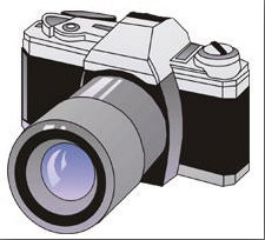
#> input picture TutorialFreeCodeCamp/img/Camara2.PNG, 265 x 240 px, found by its file name
$ python contours.py
#> lines starting #> are read from the running program, lines starting #| are printed output that depends on the picture; after the words box and inside, x2 and y2 are one past the last pixel; in counts of white or black regions, pixels touching at a corner belong together
import cv2 as cv
import numpy as np
#Contornos y los edges no son lo mismo matematicamente

img =cv.imread("TutorialFreeCodeCamp/img/Camara2.png")
#> img is the input picture: shape (240, 265, 3); mean B, G, R 171.1, 168.3, 170
cv.imshow("Camara",img)


#Imagen en gris
gray = cv.cvtColor(img,cv.COLOR_BGR2GRAY)
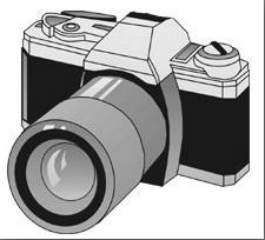
#> gray: shape (240, 265); min 3, max 255, mean 169.1
# cv.imshow("gray",gray)

blur = cv.GaussianBlur(gray,(5,5),cv.BORDER_DEFAULT)
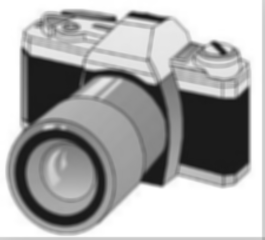
#> blur: shape (240, 265); min 24, max 255, mean 169.6
# cv.imshow("blur",blur)

#Edges de la imagen
canny = cv.Canny(blur,125,175)
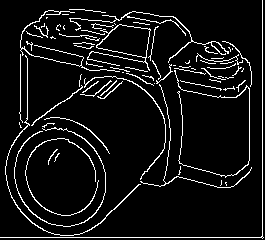
#> canny: shape (240, 265); 7.5% white in thin lines or dots
cv.imshow("canny",canny)

#Contornos de la iamgen
#contornos es una lista.
contours, hgierarchies = cv.findContours(canny,cv.RETR_LIST,cv.CHAIN_APPROX_SIMPLE) #cv.RETR_LIST = A todos los contornos de la imagen / cv.CHAIN_APPROX_NONE algoritmo de aproximacion
#> contours = 79 contours, 67 with area under 20; largest, box (x1, y1, x2, y2) and area: (87, 24, 151, 71) 1174, (96, 24, 151, 58) 1142, (5, 55, 141, 236) 92, (69, 11, 229, 63) 86, (14, 127, 106, 227) 84; hgierarchies = 79 rows, first 6: [1, -1, -1, -1], [2, 0, -1, -1], [3, 1, -1, -1], [4, 2, -1, -1], [5, 3, -1, -1], [6, 4, -1, -1]
print(f'{len(contours)} contornos encontrados')
#| 79 contornos encontrados

#Otra forma de encontrar los contornos, Threshold
#Si la intensidad del pixel es menor a 125 se pone en negro, si la intesidad es mayor a 255 se pone a blanco.
ret, thresh = cv.threshold(canny,125,255,cv.THRESH_BINARY)

contours, hgierarchies = cv.findContours(thresh,cv.RETR_LIST,cv.CHAIN_APPROX_SIMPLE) #cv.RETR_LIST = A todos los contornos de la imagen / cv.CHAIN_APPROX_NONE algoritmo de aproximacion
print(f'{len(contours)} contornos encontrados')
#| 79 contornos encontrados
cv.imshow('thresh',thresh)

#Vamos a dibujar los contornos en una imagen en blanco

blank = np.zeros(img.shape, dtype='uint8')
cv.drawContours(blank,contours,-1,(0,0,255),thickness=1)
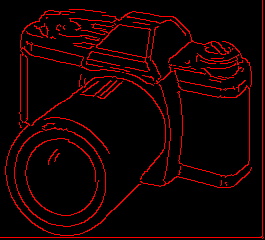
#> blank: shape (240, 265, 3); mean of channels 0, 1, 2 0, 0, 19.2; drawn as B, G, R
cv.imshow("ContornosDibujados", blank)


cv.waitKey(0)

$ run again, with TutorialFreeCodeCamp/img/Fotografia_transparente.png copied over TutorialFreeCodeCamp/img/Camara2.PNG
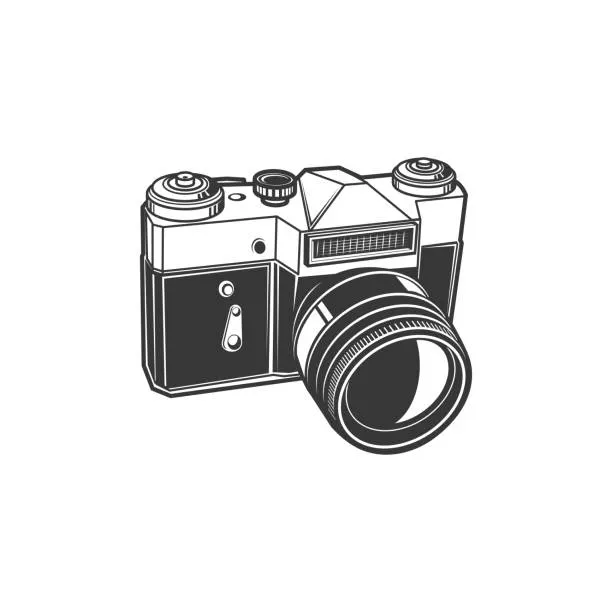
#> input picture TutorialFreeCodeCamp/img/Fotografia_transparente.png, 612 x 612 px, found by its file name
#> img is the input picture: shape (612, 612, 3); mean B, G, R 229.1, 229.1, 229.1
#> `canny = cv.Canny(blur,125,175)`:
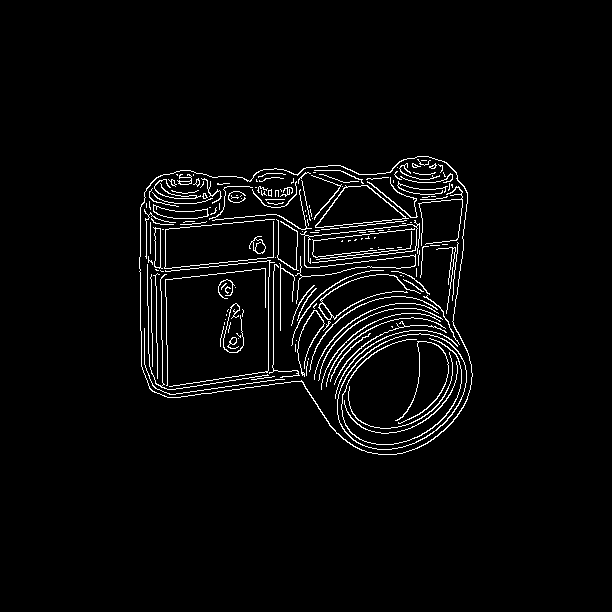
#> canny: shape (612, 612); 3.2% white in thin lines or dots, all inside (x1, y1, x2, y2) = (139, 156, 473, 455)
#> contours = 194 contours, 155 with area under 20; largest, box (x1, y1, x2, y2) and area: (139, 156, 473, 455) 77930, (139, 156, 473, 455) 77740, (337, 333, 467, 450) 11260, (337, 333, 467, 450) 11152, (315, 185, 409, 228) 2149; hgierarchies = 194 rows, first 6: [1, -1, -1, -1], [2, 0, -1, -1], [3, 1, -1, -1], [4, 2, -1, -1], [5, 3, -1, -1], [6, 4, -1, -1]
#| 194 contornos encontrados
#| 194 contornos encontrados
#> `cv.drawContours(blank,contours,-1,(0,0,255),thickness=1)`:
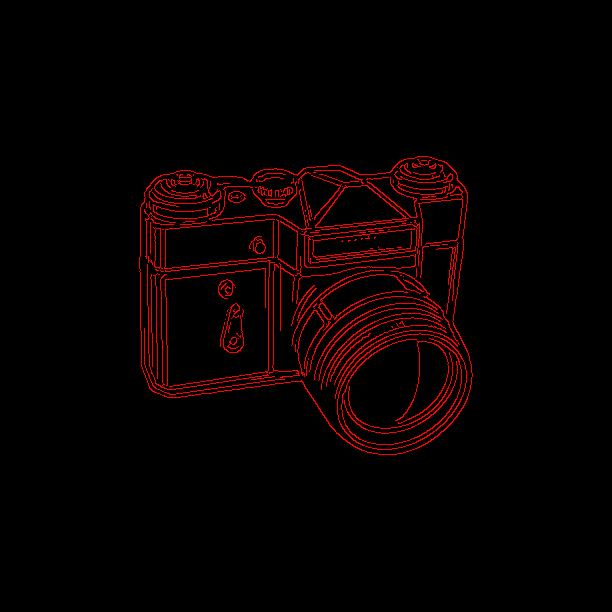
#> blank: shape (612, 612, 3); mean of channels 0, 1, 2 0, 0, 8.1; drawn as B, G, R
